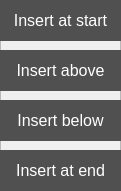
     <widget class="QFrame" name="RouteEditButtonFrame">
      <property name="geometry">
       <rect>
        <x>380</x>
        <y>110</y>
        <width>121</width>
        <height>191</height>
       </rect>
      </property>
      <property name="frameShape">
       <enum>QFrame::StyledPanel</enum>
      </property>
      <property name="frameShadow">
       <enum>QFrame::Raised</enum>
      </property>
      <widget class="QPushButton" name="InsertStartButton">
       <property name="geometry">
        <rect>
         <x>0</x>
         <y>0</y>
         <width>121</width>
         <height>41</height>
        </rect>
       </property>
       <property name="minimumSize">
        <size>
         <width>121</width>
         <height>31</height>
        </size>
       </property>
       <property name="font">
        <font>
         <pointsize>12</pointsize>
        </font>
       </property>
       <property name="mouseTracking">
        <bool>true</bool>
       </property>
       <property name="styleSheet">
        <string notr="true">border:0px;
color: rgb(255, 255, 255);
padding: 0px 0px 0px 0px;
background-color: rgb(80,80,80);</string>
       </property>
       <property name="text">
        <string>Insert at start</string>
       </property>
       <property name="checkable">
        <bool>true</bool>
       </property>
      </widget>
      <widget class="QPushButton" name="InsertAboveButton">
       <property name="enabled">
        <bool>false</bool>
       </property>
       <property name="geometry">
        <rect>
         <x>0</x>
         <y>50</y>
         <width>121</width>
         <height>41</height>
        </rect>
       </property>
       <property name="minimumSize">
        <size>
         <width>121</width>
         <height>31</height>
        </size>
       </property>
       <property name="font">
        <font>
         <pointsize>12</pointsize>
        </font>
       </property>
       <property name="mouseTracking">
        <bool>true</bool>
       </property>
       <property name="styleSheet">
        <string notr="true">border:0px;
color: rgb(255, 255, 255);
padding: 0px 0px 0px 0px;
background-color: rgb(80,80,80);</string>
       </property>
       <property name="text">
        <string>Insert above</string>
       </property>
       <property name="checkable">
        <bool>false</bool>
       </property>
      </widget>
      <widget class="QPushButton" name="InsertBelowButton">
       <property name="enabled">
        <bool>false</bool>
       </property>
       <property name="geometry">
        <rect>
         <x>0</x>
         <y>100</y>
         <width>121</width>
         <height>41</height>
        </rect>
       </property>
       <property name="minimumSize">
        <size>
         <width>121</width>
         <height>31</height>
        </size>
       </property>
       <property name="font">
        <font>
         <pointsize>12</pointsize>
        </font>
       </property>
       <property name="mouseTracking">
        <bool>true</bool>
       </property>
       <property name="styleSheet">
        <string notr="true">border:0px;
color: rgb(255, 255, 255);
padding: 0px 0px 0px 0px;
background-color: rgb(80,80,80);</string>
       </property>
       <property name="text">
        <string>Insert below</string>
       </property>
       <property name="checkable">
        <bool>false</bool>
       </property>
      </widget>
      <widget class="QPushButton" name="InsertEndButton">
       <property name="enabled">
        <bool>false</bool>
       </property>
       <property name="geometry">
        <rect>
         <x>0</x>
         <y>150</y>
         <width>121</width>
         <height>41</height>
        </rect>
       </property>
       <property name="minimumSize">
        <size>
         <width>121</width>
         <height>31</height>
        </size>
       </property>
       <property name="font">
        <font>
         <pointsize>12</pointsize>
        </font>
       </property>
       <property name="mouseTracking">
        <bool>true</bool>
       </property>
       <property name="styleSheet">
        <string notr="true">border:0px;
color: rgb(255, 255, 255);
padding: 0px 0px 0px 0px;
background-color: rgb(80,80,80);
</string>
       </property>
       <property name="text">
        <string>Insert at end</string>
       </property>
       <property name="checkable">
        <bool>false</bool>
       </property>
      </widget>
     </widget>
